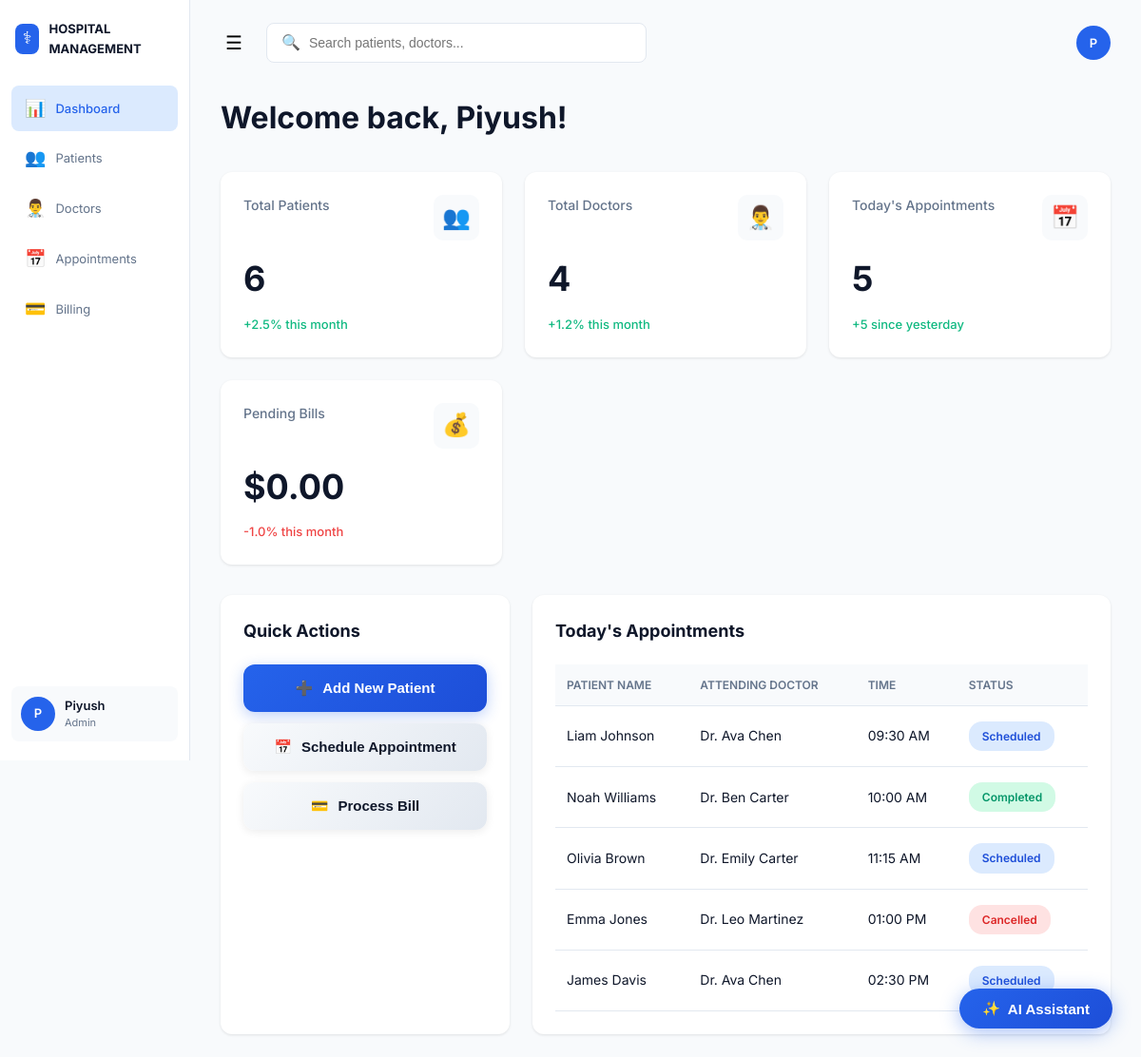
/dashboard, run on the app's committed database.
### app.py (models this page shows)
class Appointment(db.Model):
    id = db.Column(db.Integer, primary_key=True)
    patient_id = db.Column(db.Integer, db.ForeignKey('patient.id'), nullable=False)
    doctor_id = db.Column(db.Integer, db.ForeignKey('doctor.id'), nullable=False)
    appointment_date = db.Column(db.String(20), nullable=False)
    appointment_time = db.Column(db.String(20), nullable=False)
    status = db.Column(db.String(20), default='Scheduled')
    created_at = db.Column(db.DateTime, default=datetime.utcnow)
    patient = db.relationship('Patient', backref='appointments')
    doctor = db.relationship('Doctor', backref='appointments')

class Patient(db.Model):
    id = db.Column(db.Integer, primary_key=True)
    name = db.Column(db.String(100), nullable=False)
    age = db.Column(db.Integer, nullable=False)
    gender = db.Column(db.String(10), nullable=False)
    address = db.Column(db.String(200), nullable=False)
    contact = db.Column(db.String(20), nullable=False)
    medical_history = db.Column(db.Text)
    assigned_doctor_id = db.Column(db.Integer, db.ForeignKey('doctor.id'))
    created_at = db.Column(db.DateTime, default=datetime.utcnow)

class Doctor(db.Model):
    id = db.Column(db.Integer, primary_key=True)
    name = db.Column(db.String(100), nullable=False)
    specialization = db.Column(db.String(100), nullable=False)
    schedule = db.Column(db.String(200), nullable=False)
    created_at = db.Column(db.DateTime, default=datetime.utcnow)

### app.py (the view)
@app.route('/dashboard')
def dashboard():
    total_patients = Patient.query.count()
    total_doctors = Doctor.query.count()
    today = datetime.now().strftime('%Y-%m-%d')
    todays_appointments = Appointment.query.filter_by(appointment_date=today).all()
    pending_bills = Billing.query.filter_by(status='Pending').all()
    total_pending = sum(bill.amount for bill in pending_bills)
    return render_template('dashboard.html',
                         total_patients=total_patients,
                         total_doctors=total_doctors,
                         todays_appointments=todays_appointments,
                         total_pending=total_pending)

### templates/dashboard.html (shortened to what this page needs)
{% extends "base.html" %}
{% block content %}
<div class="welcome-header">
    <h1>Welcome back, Piyush!</h1>
</div>
<div class="stats-grid">
    <div class="stat-card">
        <div class="stat-header">
            <div>
                <div class="stat-title">Total Patients</div>
            </div>
            <div class="stat-icon">👥</div>
        </div>
        <div class="stat-value">{{ total_patients }}</div>
        <div class="stat-change positive">+2.5% this month</div>
    </div>
    <div class="stat-card">
        <div class="stat-header">
            <div>
                <div class="stat-title">Total Doctors</div>
            </div>
            <div class="stat-icon">👨‍⚕️</div>
        </div>
        <div class="stat-value">{{ total_doctors }}</div>
        <div class="stat-change positive">+1.2% this month</div>
    </div>
    <div class="stat-card">
        <div class="stat-header">
            <div>
                <div class="stat-title">Today's Appointments</div>
            </div>
            <div class="stat-icon">📅</div>
        </div>
        <div class="stat-value">{{ todays_appointments|length }}</div>
        <div class="stat-change positive">+5 since yesterday</div>
    </div>
    <div class="stat-card">
        <div class="stat-header">
            <div>
                <div class="stat-title">Pending Bills</div>
            </div>
            <div class="stat-icon">💰</div>
        </div>
        <div class="stat-value">${{ "%.2f"|format(total_pending) }}</div>
        <div class="stat-change negative">-1.0% this month</div>
    </div>
</div>
<div class="content-grid">
    <div class="quick-actions">
        <h2 class="section-title">Quick Actions</h2>
        <button class="action-btn primary" onclick="window.location.href='{{ url_for('patients') }}'">
            <span>➕</span>
            <span>Add New Patient</span>
        </button>
        <button class="action-btn secondary" onclick="window.location.href='{{ url_for('appointments') }}'">
            <span>📅</span>
            <span>Schedule Appointment</span>
        </button>
        <button class="action-btn secondary" onclick="window.location.href='{{ url_for('billing') }}'">
            <span>💳</span>
            <span>Process Bill</span>
        </button>
    </div>
    <div class="appointments-section">
        <h2 class="section-title">Today's Appointments</h2>
        <table class="appointments-table">
            <thead>
                <tr>
                    <th>PATIENT NAME</th>
                    <th>ATTENDING DOCTOR</th>
                    <th>TIME</th>
                    <th>STATUS</th>
                </tr>
            </thead>
            <tbody>
                {% for appointment in todays_appointments %}
                <tr>
                    <td>{{ appointment.patient.name }}</td>
                    <td>{{ appointment.doctor.name }}</td>
                    <td>{{ appointment.appointment_time }}</td>
                    <td>
                        <span class="status-badge {{ appointment.status.lower() }}">
                            {{ appointment.status }}
                        </span>
                    </td>
                </tr>
                {% endfor %}
            </tbody>
        </table>
    </div>
</div>
{% endblock %}

### templates/base.html (shortened to what this page needs)
<!DOCTYPE html>
<html lang="en">
<head>
    <link rel="stylesheet" href="{{ url_for('static', filename='css/style.css') }}">
</head>
<body>
    <div class="app-container">
        <aside class="sidebar" id="sidebar">
            <div class="logo">
                <div class="logo-icon">⚕</div>
                <span class="logo-text">HOSPITAL MANAGEMENT</span>
            </div>
            <nav>
                <ul class="nav-menu">
                    <li class="nav-item">
                        <a href="{{ url_for('dashboard') }}"
                            class="nav-link {% if request.endpoint == 'dashboard' %}active{% endif %}">
                            <span class="nav-icon">📊</span>
                            <span>Dashboard</span>
                        </a>
                    </li>
                    <li class="nav-item">
                        <a href="{{ url_for('patients') }}"
                            class="nav-link {% if request.endpoint == 'patients' %}active{% endif %}">
                            <span class="nav-icon">👥</span>
                            <span>Patients</span>
                        </a>
                    </li>
                    <li class="nav-item">
                        <a href="{{ url_for('doctors') }}"
                            class="nav-link {% if request.endpoint == 'doctors' %}active{% endif %}">
                            <span class="nav-icon">👨‍⚕️</span>
                            <span>Doctors</span>
                        </a>
                    </li>
                    <li class="nav-item">
                        <a href="{{ url_for('appointments') }}"
                            class="nav-link {% if request.endpoint == 'appointments' %}active{% endif %}">
                            <span class="nav-icon">📅</span>
                            <span>Appointments</span>
                        </a>
                    </li>
                    <li class="nav-item">
                        <a href="{{ url_for('billing') }}"
                            class="nav-link {% if request.endpoint == 'billing' %}active{% endif %}">
                            <span class="nav-icon">💳</span>
                            <span>Billing</span>
                        </a>
                    </li>
                </ul>
            </nav>
            <div class="user-profile">
                <div class="user-avatar">P</div>
                <div class="user-info">
                    <h4>Piyush</h4>
                    <p>Admin</p>
                </div>
            </div>
        </aside>
        <main class="main-content" id="mainContent">
            <div class="top-bar">
                <div style="display: flex; align-items: center; gap: 20px;">
                    <button id="sidebarToggle" class="btn-icon"
                        style="background:none; border:none; cursor:pointer; font-size:20px; padding:5px;">
                        <span>☰</span>
                    </button>
                    <div class="search-bar">
                        <span class="search-icon">🔍</span>
                        <input type="text" placeholder="Search patients, doctors...">
                    </div>
                </div>
                <div class="top-actions">
                    <div class="user-avatar">P</div>
                </div>
            </div>
            {% block content %}{% endblock %}
        </main>
    </div>
    {% include 'components/ai_chat_widget.html' %}
</body>
</html>

### templates/components/ai_chat_widget.html (shortened to what this page needs)
<div id="aiChatWidget" class="ai-chat-widget">
    <button id="aiChatToggle" class="ai-chat-toggle">
        <span class="ai-icon">✨</span>
        <span class="ai-text">AI Assistant</span>
    </button>
</div>

### data on the page
Appointment: patient.name "Liam Johnson", doctor.name "Dr. Ava Chen", appointment_time "09:30 AM", status "Scheduled"
Appointment: patient.name "Noah Williams", doctor.name "Dr. Ben Carter", appointment_time "10:00 AM", status "Completed"
Appointment: patient.name "Olivia Brown", doctor.name "Dr. Emily Carter", appointment_time "11:15 AM", status "Scheduled"
Appointment: patient.name "Emma Jones", doctor.name "Dr. Leo Martinez", appointment_time "01:00 PM", status "Cancelled"
Appointment: patient.name "James Davis", doctor.name "Dr. Ava Chen", appointment_time "02:30 PM", status "Scheduled"

### other printed values
{{ total_patients }} "6"
{{ total_doctors }} "4"
{{ todays_appointments|length }} "5"
{{ "%.2f"|format(total_pending) }} "0.00"
